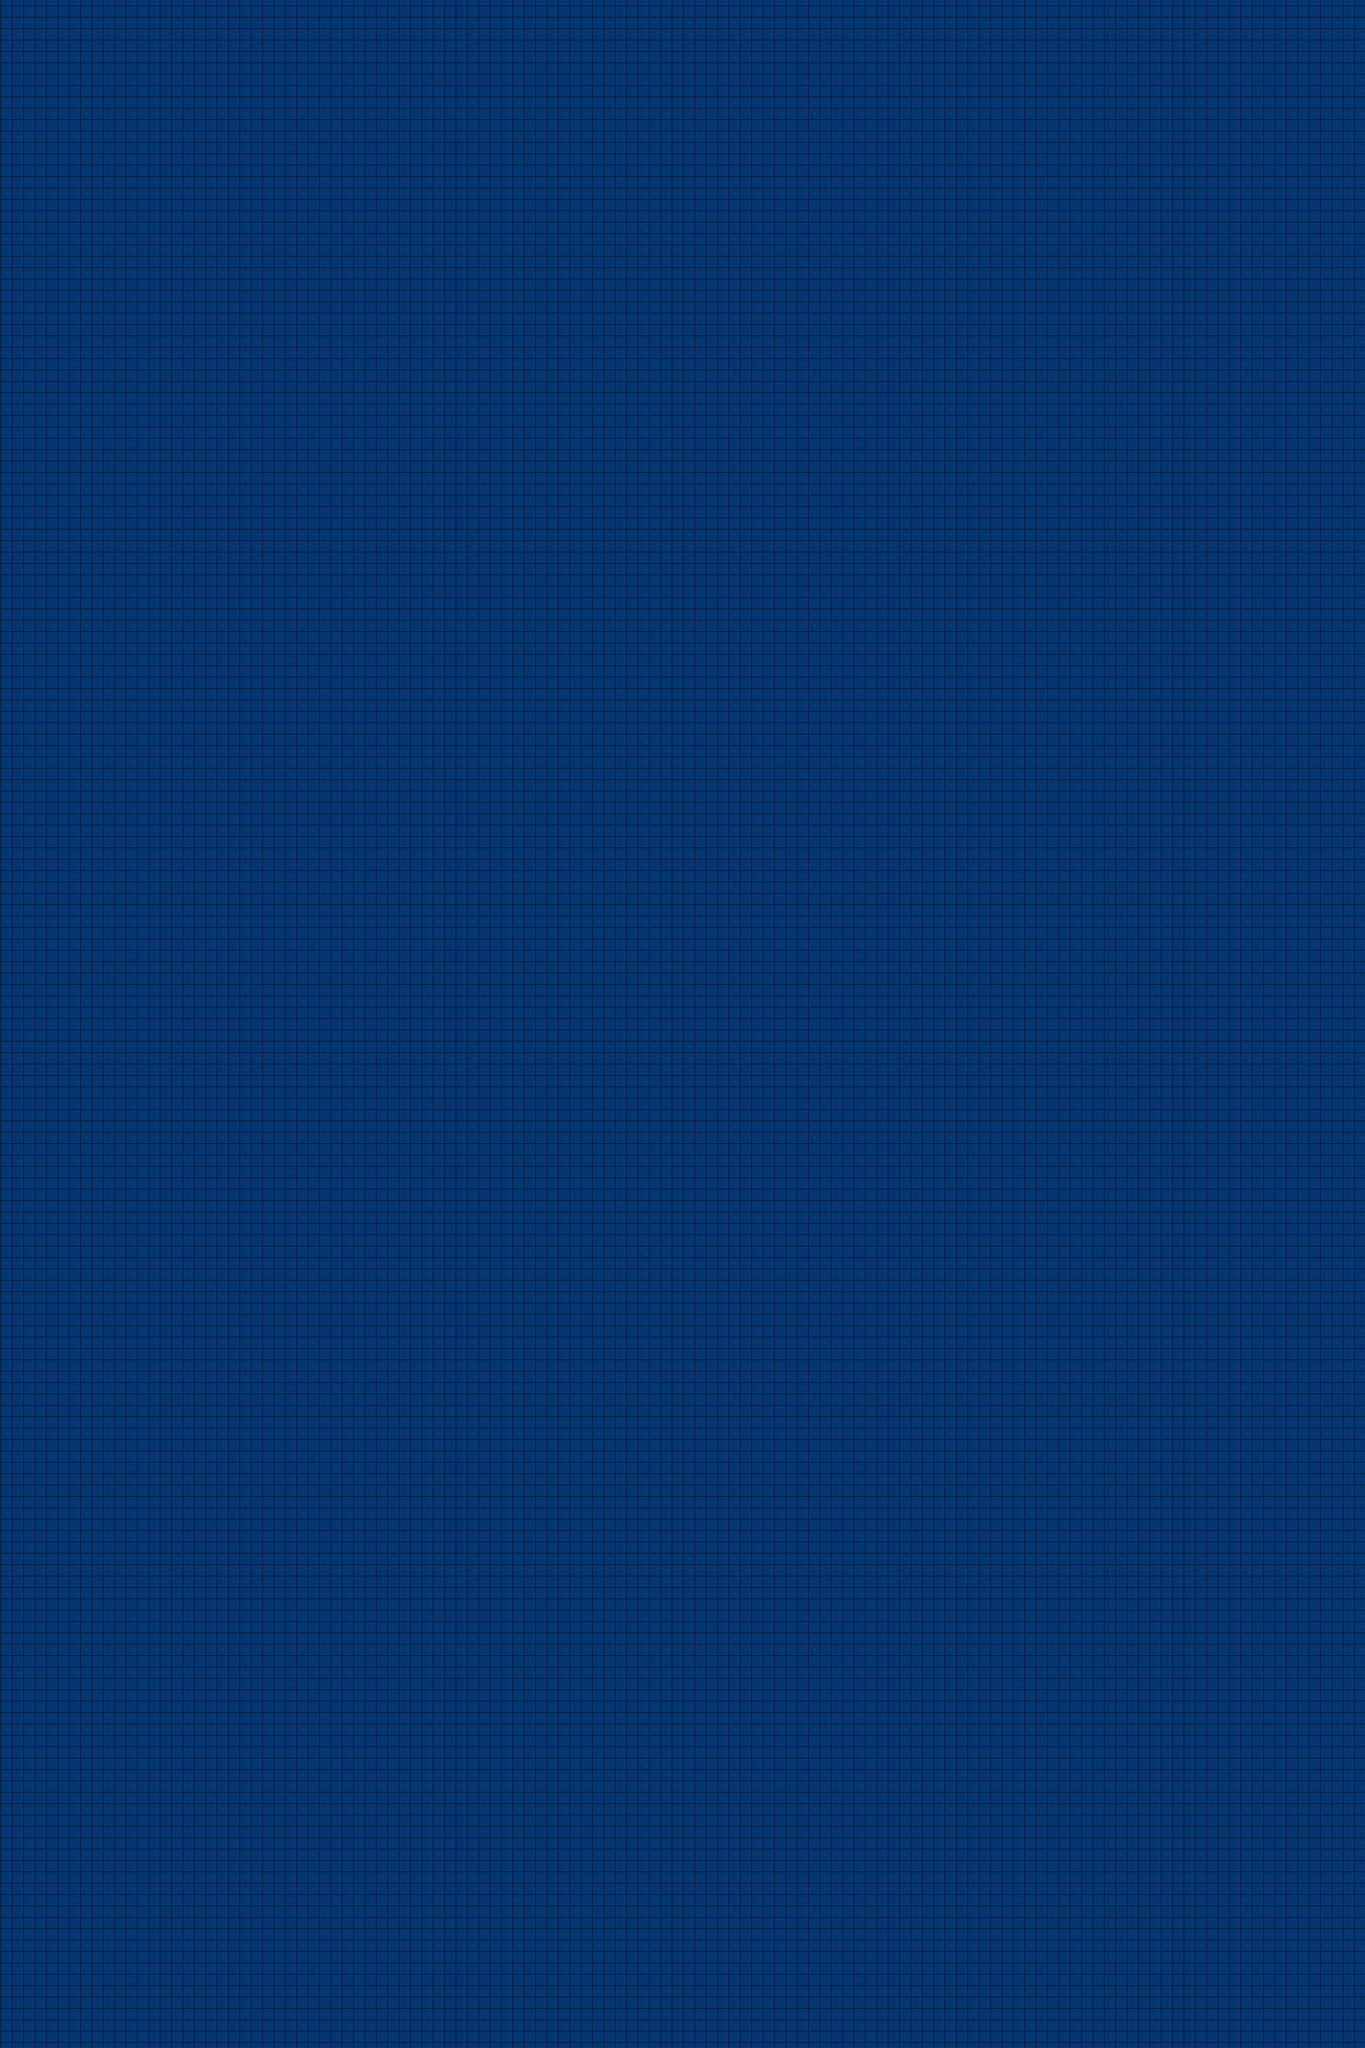

A level layout from a 2D game, rendered from its tile map. Below: a short description, then the map file with tile-grid data replaced by summaries:
An orthogonal 120x180 tile map with 32x32 px tiles, 1 tile layer (Tile Layer 1).

<map version="1.0" orientation="orthogonal" renderorder="right-down" width="120" height="180" tilewidth="32" tileheight="32" nextobjectid="1">
 <tileset firstgid="1" name="summerTiles" tilewidth="32" tileheight="32" tilecount="380" columns="19">
  <image source="summerTiles.png" width="626" height="659" />
 </tileset>
 <layer name="Tile Layer 1" width="120" height="180">
  <data>[21600 cells, 21600 non-empty, 1 distinct tile ids]</data>
 </layer>
</map>
